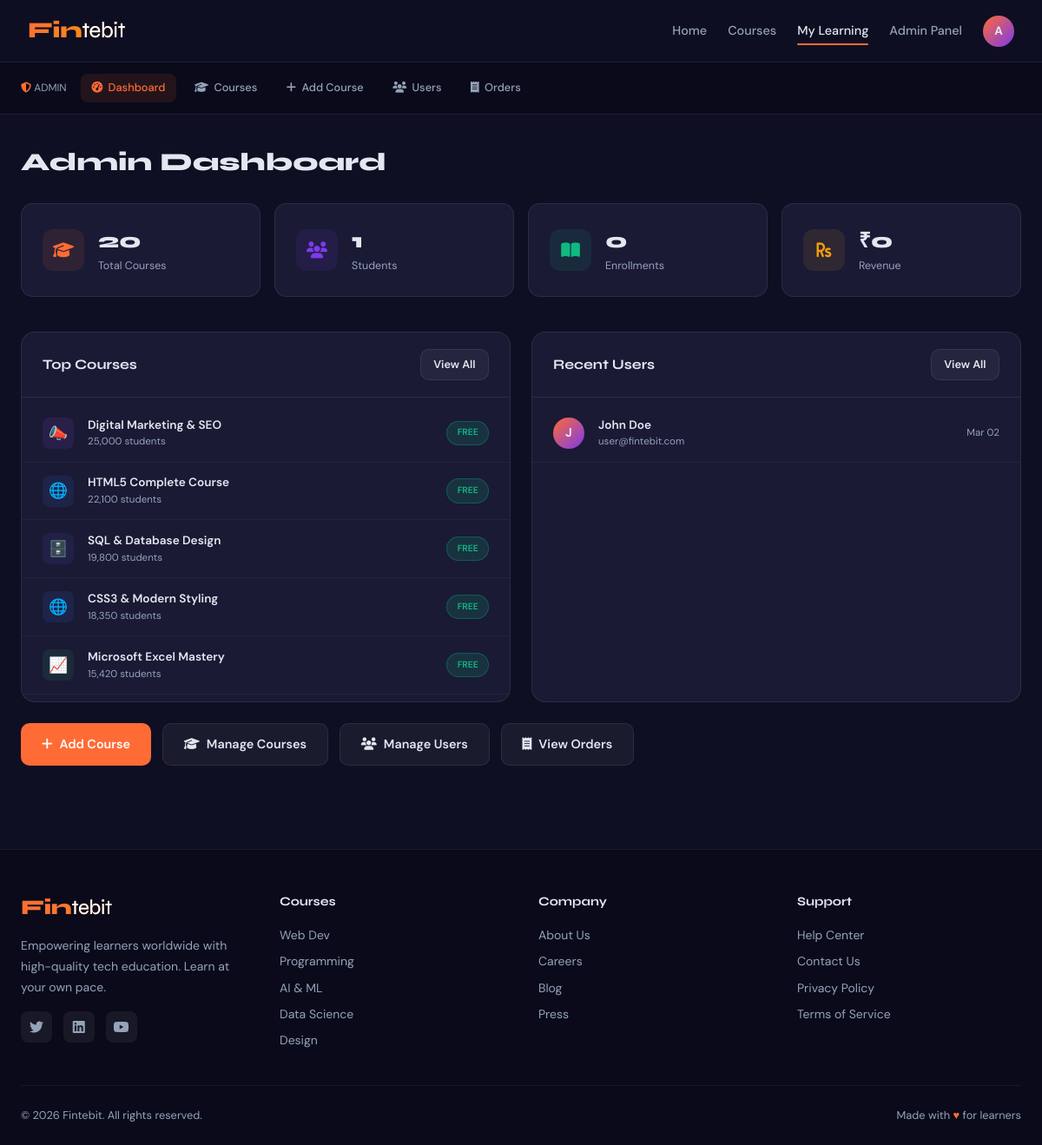
Page /admin/dashboard.php (signed in) on the committed database.
### tables this page shows
CREATE TABLE IF NOT EXISTS courses (
    id INT AUTO_INCREMENT PRIMARY KEY,
    title VARCHAR(200) NOT NULL,
    slug VARCHAR(200) UNIQUE NOT NULL,
    description TEXT NOT NULL,
    category VARCHAR(100) NOT NULL,
    instructor VARCHAR(100) NOT NULL,
    price DECIMAL(10,2) DEFAULT 0.00,
    is_free TINYINT(1) DEFAULT 0,
    duration VARCHAR(50) DEFAULT NULL,
    level ENUM('Beginner','Intermediate','Advanced') DEFAULT 'Beginner',
    total_lessons INT DEFAULT 0,
    rating DECIMAL(3,2) DEFAULT 4.5,
    students_count INT DEFAULT 0,
    status ENUM('active','inactive') DEFAULT 'active',
    created_at TIMESTAMP DEFAULT CURRENT_TIMESTAMP
);

CREATE TABLE IF NOT EXISTS users (
    id INT AUTO_INCREMENT PRIMARY KEY,
    name VARCHAR(100) NOT NULL,
    email VARCHAR(150) UNIQUE NOT NULL,
    password VARCHAR(255) NOT NULL,
    role ENUM('user','admin') DEFAULT 'user',
    created_at TIMESTAMP DEFAULT CURRENT_TIMESTAMP
);

### includes/config.php (called while the page is built, shortened)
<?php
function getCategoryIcon($cat) {
    $icons = [
        'Web Dev' => '🌐', 'Programming' => '💻', 'AI & ML' => '🤖',
        'Data Science' => '📊', 'Design' => '🎨', 'Backend' => '⚙️',
        'Database' => '🗄️', 'Security' => '🔐', 'Mobile Dev' => '📱',
        'DevOps' => '🚀', 'Productivity' => '📈', 'Marketing' => '📣',
        'Blockchain' => '⛓️', 'default' => '📚'
    ];
    return $icons[$cat] ?? $icons['default'];
}
function getCategoryColor($cat) {
    $colors = [
        'Web Dev' => '#3b82f6', 'Programming' => '#8b5cf6', 'AI & ML' => '#ec4899',
        'Data Science' => '#f59e0b', 'Design' => '#06b6d4', 'Backend' => '#10b981',
        'Database' => '#6366f1', 'Security' => '#ef4444', 'Mobile Dev' => '#f97316',
        'DevOps' => '#14b8a6', 'Productivity' => '#22c55e', 'Marketing' => '#a855f7',
        'Blockchain' => '#f59e0b', 'default' => '#6b7280'
    ];
    return $colors[$cat] ?? $colors['default'];
}

### admin/dashboard.php (the view, shortened to what this page needs)
<?php
require_once '../includes/config.php';
$totalCourses = $conn->query("SELECT COUNT(*) as c FROM courses")->fetch_assoc()['c'];
$totalUsers = $conn->query("SELECT COUNT(*) as c FROM users WHERE role='user'")->fetch_assoc()['c'];
$totalEnrollments = $conn->query("SELECT COUNT(*) as c FROM enrollments")->fetch_assoc()['c'];
$totalRevenue = $conn->query("SELECT SUM(amount) as t FROM orders WHERE payment_status='completed'")->fetch_assoc()['t'] ?? 0;
$recentUsers = $conn->query("SELECT * FROM users WHERE role='user' ORDER BY created_at DESC LIMIT 5");
$topCourses = $conn->query("SELECT * FROM courses ORDER BY students_count DESC LIMIT 5");
?>
<?php include '../includes/header.php'; ?>
<?php include 'includes/admin_nav.php'; ?>
<div style="padding:2rem 0;"><div class="container">
  <h1 style="font-size:1.8rem;font-weight:800;margin-bottom:1.5rem">Admin Dashboard</h1>
  <div style="display:grid;grid-template-columns:repeat(auto-fit,minmax(200px,1fr));gap:1rem;margin-bottom:2.5rem;">
    <?php $astats=[
      ['Total Courses',$totalCourses,'fas fa-graduation-cap','#ff6b35','admin/courses.php'],
      ['Students',$totalUsers,'fas fa-users','#7c3aed','admin/users.php'],
      ['Enrollments',$totalEnrollments,'fas fa-book-open','#10b981','#'],
      ['Revenue','₹'.number_format($totalRevenue),'fas fa-rupee-sign','#f59e0b','admin/orders.php'],
    ]; foreach($astats as $s): ?>
    <a href="<?=$s[4]?>" style="background:var(--card-bg);border:1px solid var(--border);border-radius:14px;padding:1.5rem;display:flex;align-items:center;gap:1rem;transition:all 0.2s;text-decoration:none;" onmouseover="this.style.borderColor='<?=$s[3]?>'" onmouseout="this.style.borderColor='var(--border)'">
      <div style="width:48px;height:48px;border-radius:12px;background:<?=$s[3]?>18;display:flex;align-items:center;justify-content:center;color:<?=$s[3]?>;font-size:1.2rem;flex-shrink:0"><i class="<?=$s[2]?>"></i></div>
      <div>
        <div style="font-family:'Syne',sans-serif;font-size:1.5rem;font-weight:800"><?=$s[1]?></div>
        <div style="font-size:0.78rem;color:var(--text-muted)"><?=$s[0]?></div>
      </div>
    </a>
    <?php endforeach; ?>
  </div>
  <div style="display:grid;grid-template-columns:1fr 1fr;gap:1.5rem;flex-wrap:wrap;">
    <div class="card">
      <div style="padding:1.2rem 1.5rem;border-bottom:1px solid var(--border);display:flex;justify-content:space-between;align-items:center;">
        <h3 style="font-size:1rem;font-weight:700">Top Courses</h3>
        <a href="courses.php" class="btn btn-ghost btn-sm">View All</a>
      </div>
      <div style="padding:0.5rem 0;">
        <?php while($c=$topCourses->fetch_assoc()):
          $color=getCategoryColor($c['category']);
        ?>
        <div style="display:flex;align-items:center;gap:1rem;padding:0.8rem 1.5rem;border-bottom:1px solid rgba(255,255,255,0.04)">
          <div style="width:36px;height:36px;border-radius:8px;background:<?=$color?>18;display:flex;align-items:center;justify-content:center;font-size:1.1rem;flex-shrink:0"><?=getCategoryIcon($c['category'])?></div>
          <div style="flex:1;min-width:0">
            <div style="font-size:0.85rem;font-weight:600;white-space:nowrap;overflow:hidden;text-overflow:ellipsis"><?=htmlspecialchars($c['title'])?></div>
            <div style="font-size:0.72rem;color:var(--text-muted)"><?=number_format($c['students_count'])?> students</div>
          </div>
          <?php if($c['is_free']): ?>
          <span class="badge badge-free" style="font-size:0.65rem">FREE</span>
          <?php else: ?>
          <span style="font-size:0.82rem;font-weight:700;color:var(--gold)">₹<?=number_format($c['price'])?></span>
          <?php endif; ?>
        </div>
        <?php endwhile; ?>
      </div>
    </div>
    <div class="card">
      <div style="padding:1.2rem 1.5rem;border-bottom:1px solid var(--border);display:flex;justify-content:space-between;align-items:center;">
        <h3 style="font-size:1rem;font-weight:700">Recent Users</h3>
        <a href="users.php" class="btn btn-ghost btn-sm">View All</a>
      </div>
      <div style="padding:0.5rem 0;">
        <?php while($u=$recentUsers->fetch_assoc()): ?>
        <div style="display:flex;align-items:center;gap:1rem;padding:0.8rem 1.5rem;border-bottom:1px solid rgba(255,255,255,0.04)">
          <div style="width:36px;height:36px;border-radius:50%;background:linear-gradient(135deg,var(--accent),var(--accent2));display:flex;align-items:center;justify-content:center;font-size:0.9rem;font-weight:700;flex-shrink:0"><?=strtoupper(substr($u['name'],0,1))?></div>
          <div style="flex:1;min-width:0">
            <div style="font-size:0.85rem;font-weight:600"><?=htmlspecialchars($u['name'])?></div>
            <div style="font-size:0.72rem;color:var(--text-muted)"><?=htmlspecialchars($u['email'])?></div>
          </div>
          <div style="font-size:0.72rem;color:var(--text-muted)"><?=date('M d',strtotime($u['created_at']))?></div>
        </div>
        <?php endwhile; ?>
      </div>
    </div>
  </div>
  <div style="margin-top:1.5rem;display:flex;gap:0.8rem;flex-wrap:wrap;">
    <a href="add_course.php" class="btn btn-accent"><i class="fas fa-plus"></i> Add Course</a>
    <a href="courses.php" class="btn btn-ghost"><i class="fas fa-graduation-cap"></i> Manage Courses</a>
    <a href="users.php" class="btn btn-ghost"><i class="fas fa-users"></i> Manage Users</a>
    <a href="orders.php" class="btn btn-ghost"><i class="fas fa-receipt"></i> View Orders</a>
  </div>
</div></div>
<?php include '../includes/footer.php'; ?>

### rows in the picture
courses: category "📣", title "Digital Marketing & SEO", students_count "25,000", is_free "FREE"
courses: category "🌐", title "HTML5 Complete Course", students_count "22,100", is_free "FREE"
courses: category "🗄️", title "SQL & Database Design", students_count "19,800", is_free "FREE"
courses: category "🌐", title "CSS3 & Modern Styling", students_count "18,350", is_free "FREE"
courses: category "📈", title "Microsoft Excel Mastery", students_count "15,420", is_free "FREE"
users: name "J", name "John Doe", email "user@fintebit.com", created_at "Mar 02"

### other values in the picture
substr($_SESSION['name'],0,1) "A"
$l[0] "Dashboard"
$l[0] "Courses"
$l[0] "Add Course"
$l[0] "Users"
$l[0] "Orders"
$s[1] "20"
$s[0] "Total Courses"
$s[1] "1"
$s[0] "Students"
$s[1] "0"
$s[0] "Enrollments"
$s[1] "₹0"
$s[0] "Revenue"
$c "Web Dev"
